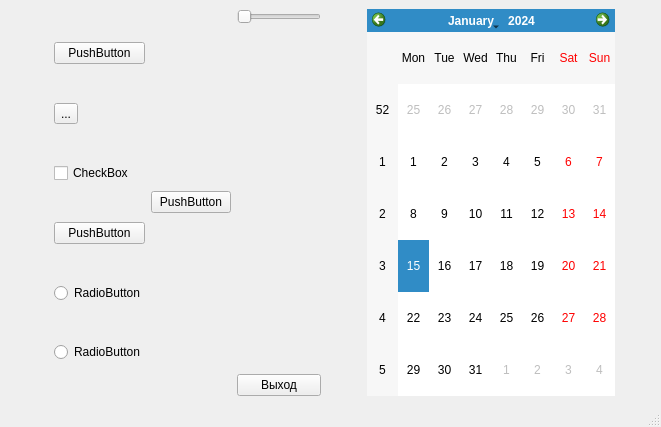
<?xml version="1.0" encoding="UTF-8"?>
<ui version="4.0">
 <class>MainWindow</class>
 <widget class="QMainWindow" name="MainWindow">
  <property name="geometry">
   <rect>
    <x>0</x>
    <y>0</y>
    <width>661</width>
    <height>427</height>
   </rect>
  </property>
  <property name="windowTitle">
   <string>MainWindow</string>
  </property>
  <widget class="QWidget" name="centralwidget">
   <layout class="QHBoxLayout" name="horizontalLayout_3">
    <item>
     <spacer name="horizontalSpacer_2">
      <property name="orientation">
       <enum>Qt::Horizontal</enum>
      </property>
      <property name="sizeHint" stdset="0">
       <size>
        <width>45</width>
        <height>20</height>
       </size>
      </property>
     </spacer>
    </item>
    <item>
     <layout class="QHBoxLayout" name="horizontalLayout_2">
      <item>
       <layout class="QVBoxLayout" name="verticalLayout">
        <item>
         <widget class="QPushButton" name="pushButton_4">
          <property name="text">
           <string>PushButton</string>
          </property>
         </widget>
        </item>
        <item>
         <widget class="QToolButton" name="toolButton">
          <property name="text">
           <string>...</string>
          </property>
         </widget>
        </item>
        <item>
         <widget class="QCheckBox" name="checkBox">
          <property name="text">
           <string>CheckBox</string>
          </property>
         </widget>
        </item>
        <item>
         <widget class="QPushButton" name="pushButton_3">
          <property name="text">
           <string>PushButton</string>
          </property>
         </widget>
        </item>
        <item>
         <widget class="QRadioButton" name="radioButton">
          <property name="text">
           <string>RadioButton</string>
          </property>
         </widget>
        </item>
        <item>
         <widget class="QRadioButton" name="radioButton_2">
          <property name="text">
           <string>RadioButton</string>
          </property>
         </widget>
        </item>
       </layout>
      </item>
      <item>
       <widget class="QPushButton" name="pushButton">
        <property name="text">
         <string>PushButton</string>
        </property>
       </widget>
      </item>
     </layout>
    </item>
    <item>
     <layout class="QHBoxLayout" name="horizontalLayout"/>
    </item>
    <item>
     <layout class="QVBoxLayout" name="verticalLayout_2">
      <item>
       <widget class="QSlider" name="horizontalSlider">
        <property name="orientation">
         <enum>Qt::Horizontal</enum>
        </property>
       </widget>
      </item>
      <item>
       <spacer name="verticalSpacer">
        <property name="orientation">
         <enum>Qt::Vertical</enum>
        </property>
        <property name="sizeHint" stdset="0">
         <size>
          <width>20</width>
          <height>40</height>
         </size>
        </property>
       </spacer>
      </item>
      <item>
       <widget class="QPushButton" name="pushButton_2">
        <property name="text">
         <string>Выход</string>
        </property>
       </widget>
      </item>
     </layout>
    </item>
    <item>
     <spacer name="horizontalSpacer">
      <property name="orientation">
       <enum>Qt::Horizontal</enum>
      </property>
      <property name="sizeHint" stdset="0">
       <size>
        <width>40</width>
        <height>20</height>
       </size>
      </property>
     </spacer>
    </item>
    <item>
     <widget class="QCalendarWidget" name="calendarWidget"/>
    </item>
    <item>
     <spacer name="horizontalSpacer_3">
      <property name="orientation">
       <enum>Qt::Horizontal</enum>
      </property>
      <property name="sizeHint" stdset="0">
       <size>
        <width>17</width>
        <height>20</height>
       </size>
      </property>
     </spacer>
    </item>
   </layout>
  </widget>
  <widget class="QMenuBar" name="menubar">
   <property name="geometry">
    <rect>
     <x>0</x>
     <y>0</y>
     <width>661</width>
     <height>21</height>
    </rect>
   </property>
  </widget>
  <widget class="QStatusBar" name="statusbar"/>
 </widget>
 <resources/>
 <connections>
  <connection>
   <sender>pushButton_2</sender>
   <signal>clicked()</signal>
   <receiver>MainWindow</receiver>
   <slot>close()</slot>
   <hints>
    <hint type="sourcelabel">
     <x>300</x>
     <y>381</y>
    </hint>
    <hint type="destinationlabel">
     <x>627</x>
     <y>78</y>
    </hint>
   </hints>
  </connection>
 </connections>
</ui>
